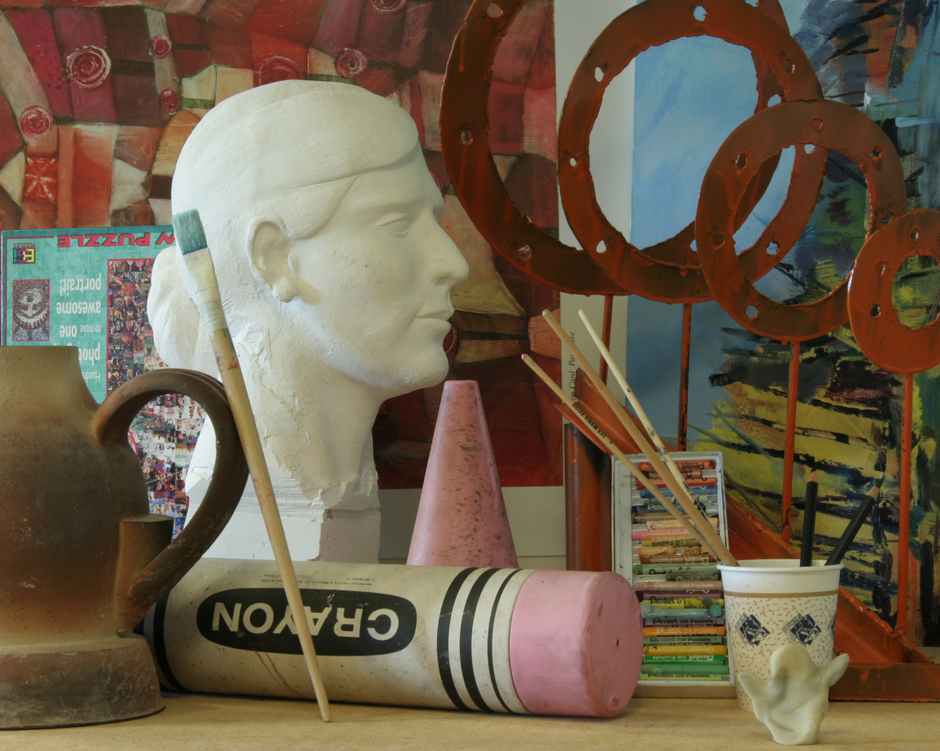
#> input picture im1.png, 940 x 751 px, shrunk from 1390 x 1110 before the run
$ python q1.py
#> lines starting #> are read from the running program, lines starting #| are printed output that depends on the picture
import numpy as np
import cv2 as cv
from matplotlib import pyplot as plt
from matplotlib.pyplot import cm

min_disp = 0
max_disp = 256
# Maximum disparity minus minimum disparity. The value is always greater than zero.
# In the current implementation, this parameter must be divisible by 16.
num_disp = max_disp - min_disp
blockSize = 7
imgL = cv.imread('im1.png',0)
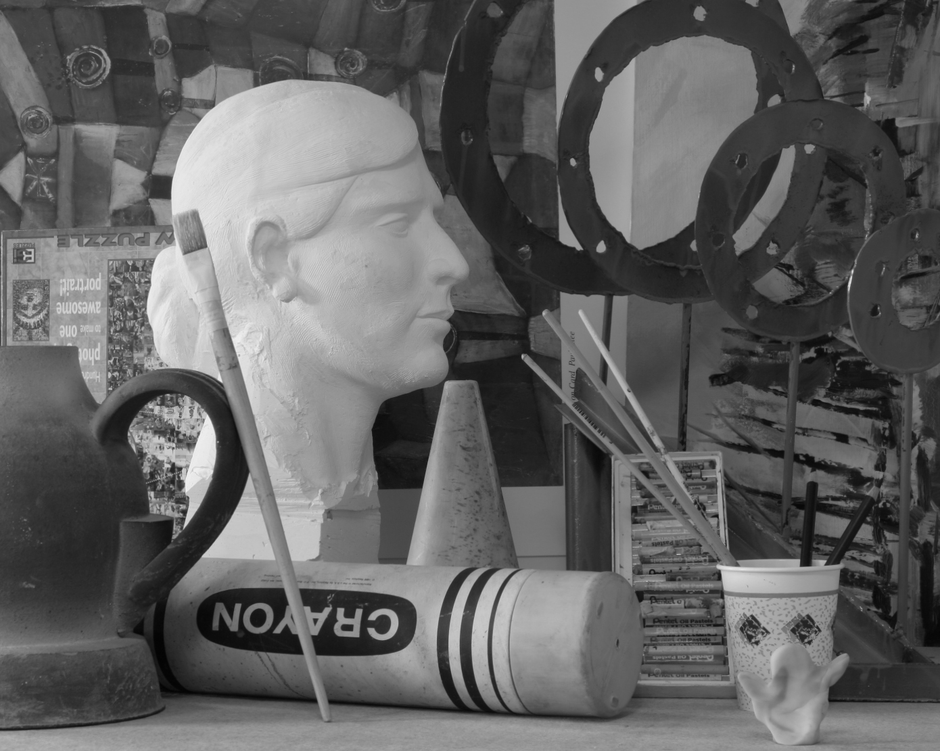
#> imgL: shape (751, 940); min 3, max 244, mean 97.4
imgR = cv.imread('im2.png',0)
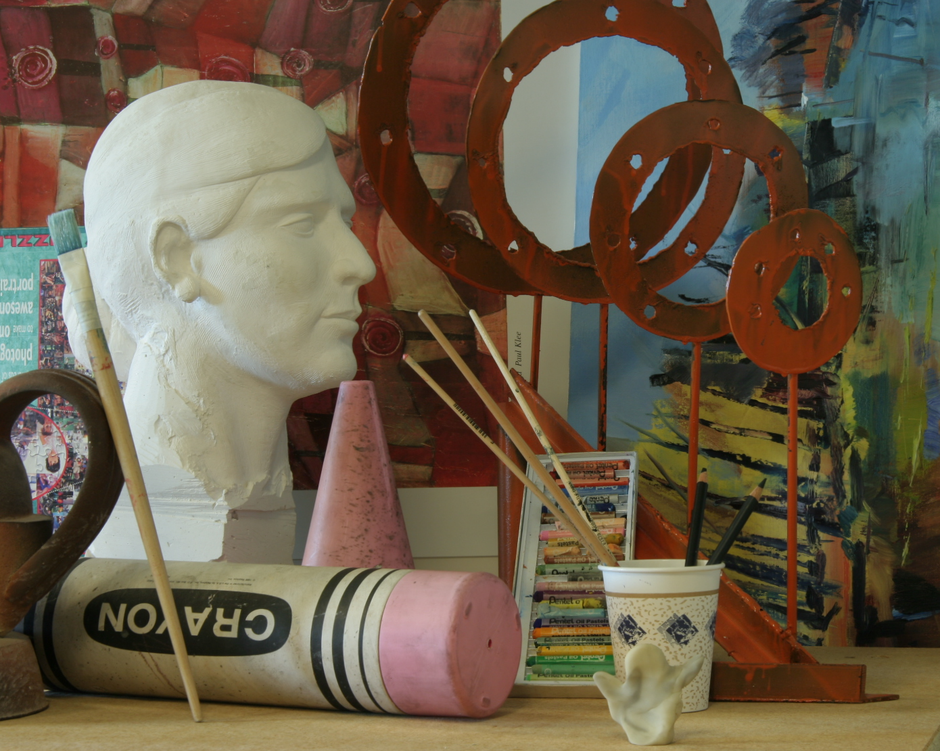
#> input picture im2.png, 940 x 751 px, shrunk from 1390 x 1110 before the run
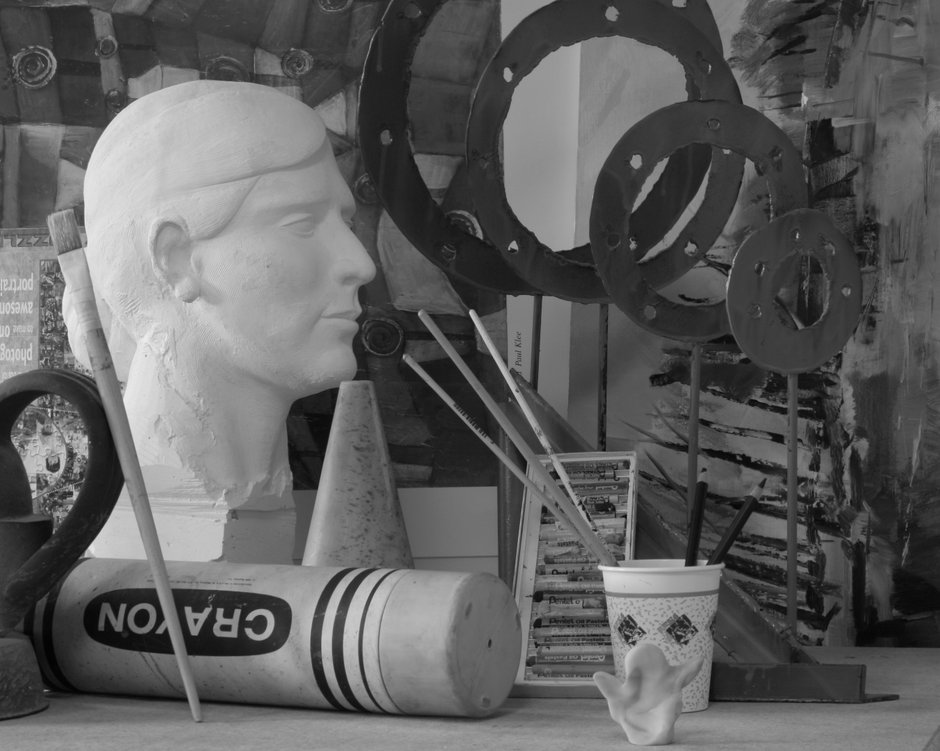
#> imgR: shape (751, 940); min 2, max 237, mean 94.9
stereo = cv.StereoSGBM_create(minDisparity= min_disp,
    numDisparities = num_disp,
    # Matched block size. It must be an odd number >=1 . Normally, it should be somewhere in the 3..11 range.
    blockSize = 7,
    # Normally, a value within the 5-15 range is good enough, but I prefered zero because of the error ratio.(when I used 5-15 , I got more error ratio )
    uniquenessRatio = 0,
    # Maximum size of smooth disparity regions to consider their noise speckles and invalidate.
    # Set it to 0 to disable speckle filtering. Otherwise, set it somewhere in the 50-200 range.
    speckleWindowSize = 50,
     #Maximum disparity variation within each connected component.
     # If you do speckle filtering, set the parameter to a positive value, it will be implicitly multiplied by 16.
     # Normally, 1 or 2 is good enough.I used 32 because of the error ratio.(when I used 1 or 2 , I got more error ratio )
    speckleRange = 32,
    disp12MaxDiff = 300,
    P1 = 8*blockSize**2,
    P2 =32*blockSize**2)
disparity = stereo.compute(imgL,imgR)
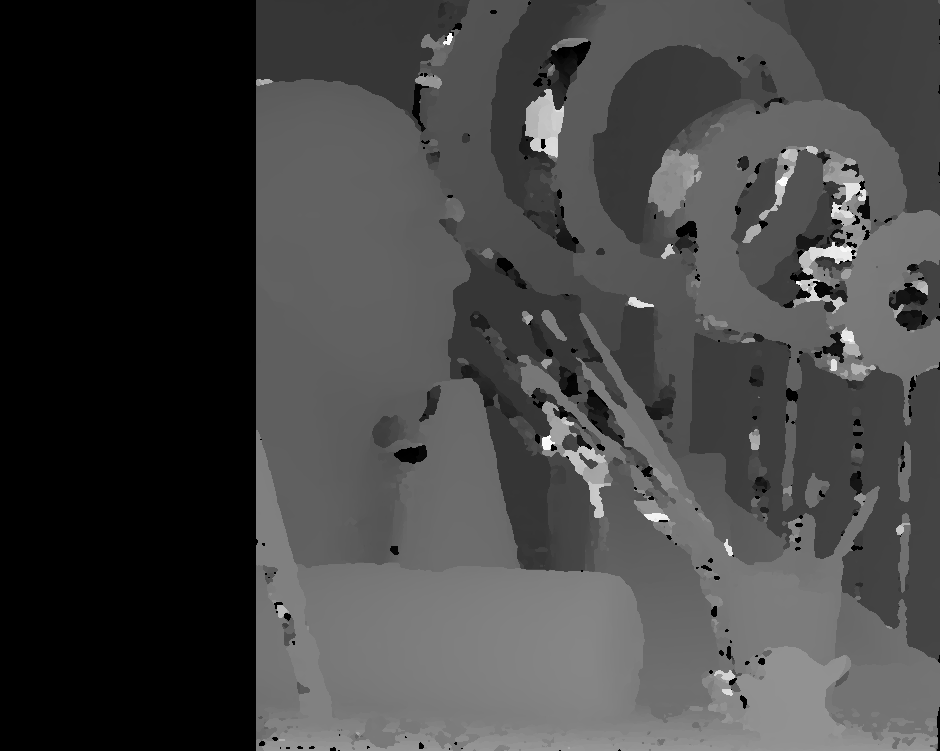
#> disparity: shape (751, 940) int16; min -16, max 4080, mean 1079.3; drawn with min black and max white

#normalize the resulting values to a range of 0...255 so that they can be directly shown and saved as a grayscale image.
disparity = cv.normalize(disparity, disparity, alpha=255,
                              beta=0, norm_type=cv.NORM_MINMAX)
disparity = np.uint8(disparity)
plt.imshow(disparity,'gray')
plt.show()
plt.imsave('output.png', disparity, cmap = cm.gray)
